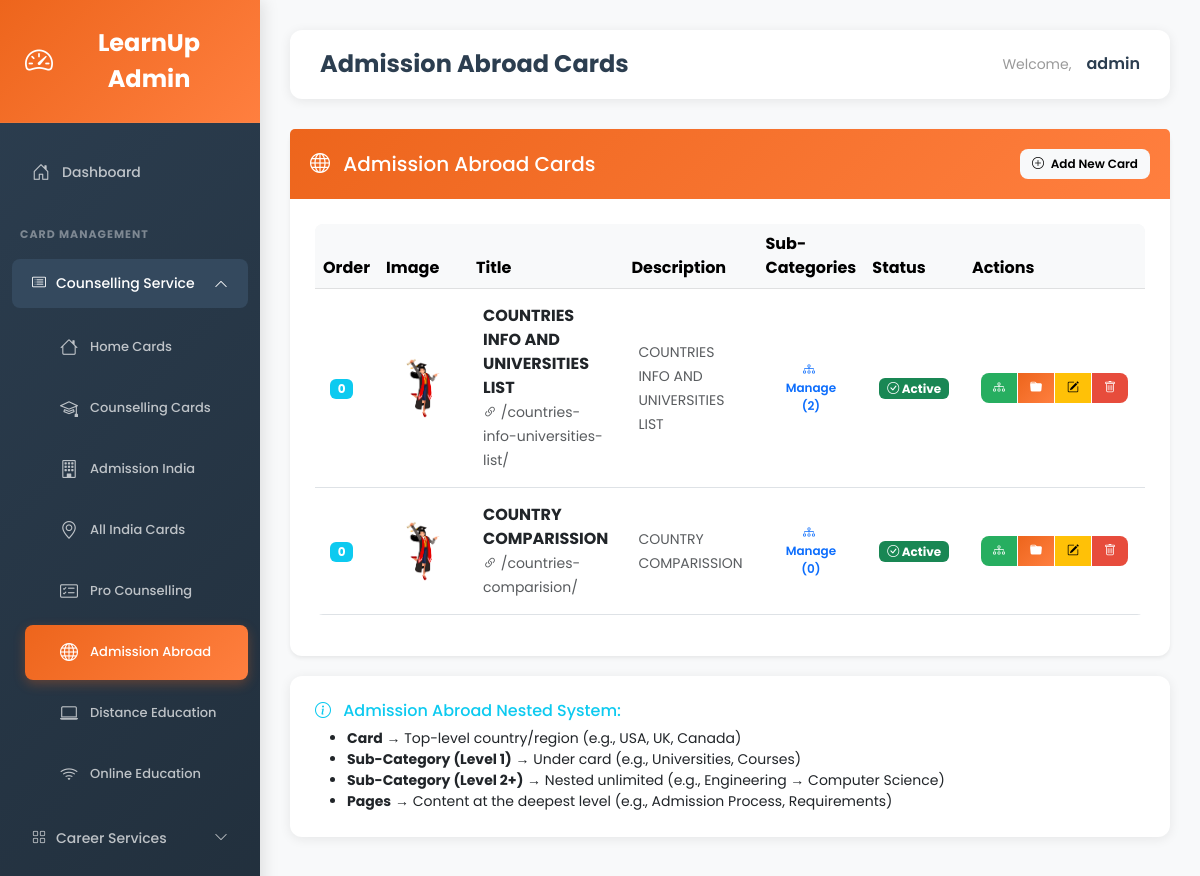
Before: /admin-dashboard/admission-abroad-cards/ (signed in) with the older database file.
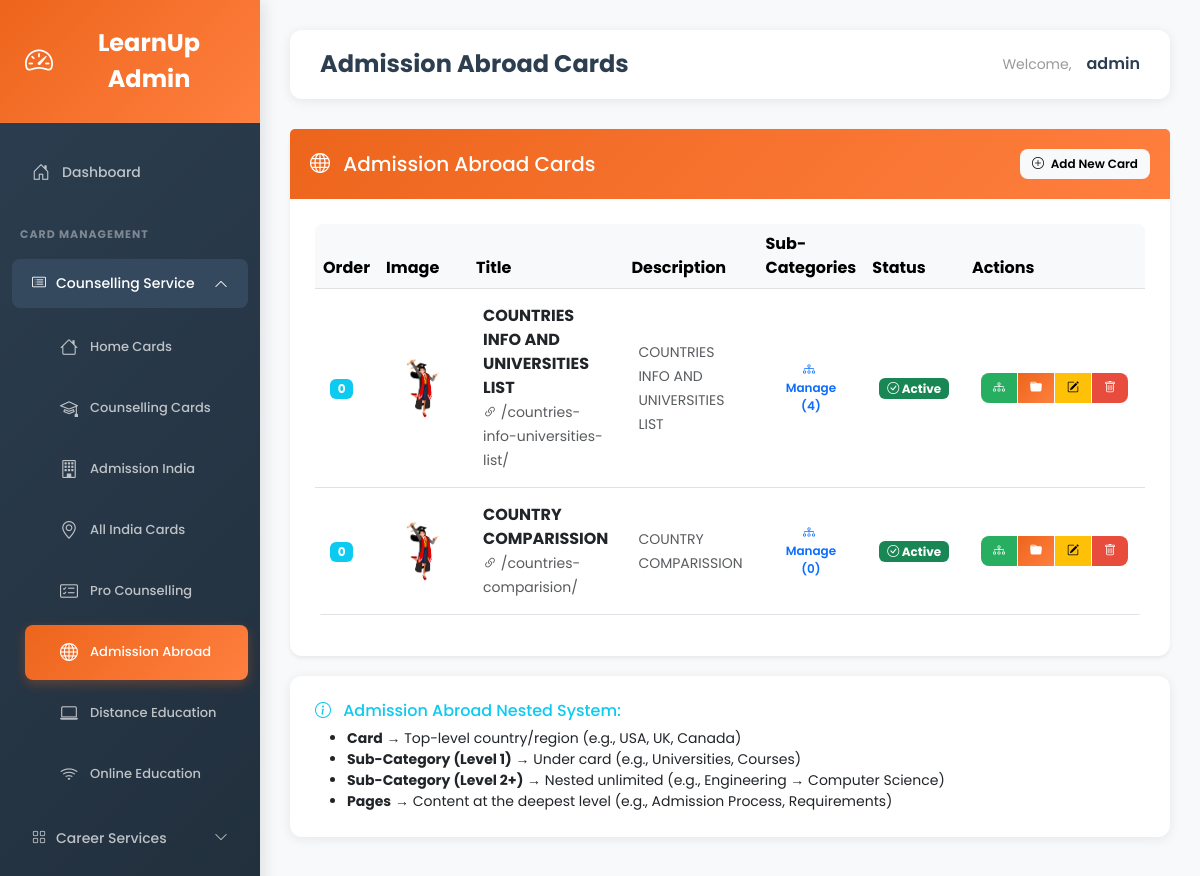
After: the same page with the newer database file.
### main_app/models.py (models this page shows, shortened)
class AdmissionAbroadCard(models.Model):
    BORDER_COLOR_CHOICES = [
        ('#f39c12', 'Orange'),
        ('#e74c3c', 'Red'),
        ('#3498db', 'Blue'),
        ('#2ecc71', 'Green'),
    ]
    title = models.CharField(max_length=200, help_text="Service title")
    slug = models.SlugField(max_length=200, unique=True, blank=True)  # ✅ ADD THIS
    description = models.TextField(max_length=300, help_text="Short description")
    card_image = models.ImageField(upload_to='admission_abroad/', blank=True, null=True)
    image_url = models.URLField(max_length=500, blank=True)
    redirect_link = models.CharField(max_length=500, blank=True)
    border_color = models.CharField(max_length=7, default='#f39c12', choices=BORDER_COLOR_CHOICES)
    order = models.IntegerField(default=0, help_text="Display order")
    is_active = models.BooleanField(default=True)
    created_at = models.DateTimeField(auto_now_add=True)
    updated_at = models.DateTimeField(auto_now=True)
    created_by = models.ForeignKey(User, on_delete=models.SET_NULL, null=True, blank=True)
    class Meta:
        ordering = ['order', 'id']
        verbose_name = "Admission Abroad Card"
        verbose_name_plural = "Admission Abroad Cards"
    def get_image(self):
        if self.card_image:
            return self.card_image.url
        return self.image_url if self.image_url else 'https://via.placeholder.com/100'

### main_app/views.py (the view)
# urls.py: path('admin-dashboard/admission-abroad-cards/', views.admin_admission_abroad_cards_list, name='admin_admission_abroad_cards_list'),
@login_required(login_url='main_app:admin_login')
@user_passes_test(is_admin_or_staff, login_url='main_app:user_login')
def admin_admission_abroad_cards_list(request):
    cards = AdmissionAbroadCard.objects.all().order_by('order')
    return render(request, 'admin/admission_abroad_cards_list.html', {'cards': cards})

### main_app/views.py (called while the page is built)
def is_admin_or_staff(user):
    return user.is_staff or user.is_superuser

### templates/admin/admission_abroad_cards_list.html (shortened to what the changed rows need)
{% extends 'admin/base.html' %}
{% block content %}
<div class="card shadow-sm">
    <div class="card-body">
        {% if cards %}
        <div class="table-responsive">
            <table class="table table-hover align-middle">
                <thead class="table-light">
                    <tr>
                        <th width="80">Order</th>
                        <th width="100">Image</th>
                        <th>Title</th>
                        <th>Description</th>
                        <th width="150">Sub-Categories</th>
                        <th width="100">Status</th>
                        <th width="300">Actions</th>
                    </tr>
                </thead>
                <tbody>
                    {% for card in cards %}
                    <tr>
                        <td>
                            <span class="badge bg-info">{{ card.order }}</span>
                        </td>
                        <td>
                            <img src="{{ card.get_image }}"
                                 alt="{{ card.title }}"
                                 style="width: 60px; height: 60px; object-fit: contain; border-radius: 8px;">
                        </td>
                        <td>
                            <strong class="text-dark">{{ card.title }}</strong>
                            <br>
                            <small class="text-muted">
                                <i class="bi bi-link-45deg"></i> {{ card.redirect_link }}
                            </small>
                        </td>
                        <td>
                            <small class="text-muted">{{ card.description|truncatewords:10 }}</small>
                        </td>
                        <td>
                            <a href="{% url 'main_app:admin_admission_abroad_subcategories' card.id %}"
                               class="btn btn-sm btn-outline-primary">
                                <i class="bi bi-diagram-3 me-1"></i>
                                Manage ({{ card.sub_categories.count }})
                            </a>
                        </td>
                        <td>
                            {% if card.is_active %}
                                <span class="badge bg-success">
                                    <i class="bi bi-check-circle"></i> Active
                                </span>
                            {% else %}
                                <span class="badge bg-secondary">
                                    <i class="bi bi-x-circle"></i> Inactive
                                </span>
                            {% endif %}
                        </td>
                        <td>
                            <div class="btn-group" role="group">
                                <a href="{% url 'main_app:admin_admission_abroad_subcategories' card.id %}"
                                   class="btn btn-sm btn-success" title="View Tree">
                                    <i class="bi bi-diagram-3"></i>
                                </a>
                                <a href="{% url 'main_app:admin_admission_abroad_subcategories' card.id %}"
                                   class="btn btn-sm btn-primary" title="Manage Sub-Categories">
                                    <i class="bi bi-folder-fill"></i>
                                </a>
                                <a href="{% url 'main_app:admin_admission_abroad_card_edit' card.id %}"
                                   class="btn btn-sm btn-warning" title="Edit Card">
                                    <i class="bi bi-pencil-square"></i>
                                </a>
                                <a href="{% url 'main_app:admin_admission_abroad_card_delete' card.id %}"
                                   class="btn btn-sm btn-danger" title="Delete Card"
                                   onclick="return confirm('⚠️ Delete {{ card.title }}?\n\nThis will also delete:\n- All subcategories\n- All nested subcategories\n- All pages')">
                                    <i class="bi bi-trash"></i>
                                </a>
                            </div>
                        </td>
                    </tr>
                    {% endfor %}
                </tbody>
            </table>
        </div>
        {% endif %}
    </div>
</div>
{% endblock %}

Changed rows visible on the page:
changed AdmissionAbroadCard "COUNTRIES INFO AND UNIVERSITIES LIST": sub_categories.count "2" → "4"
